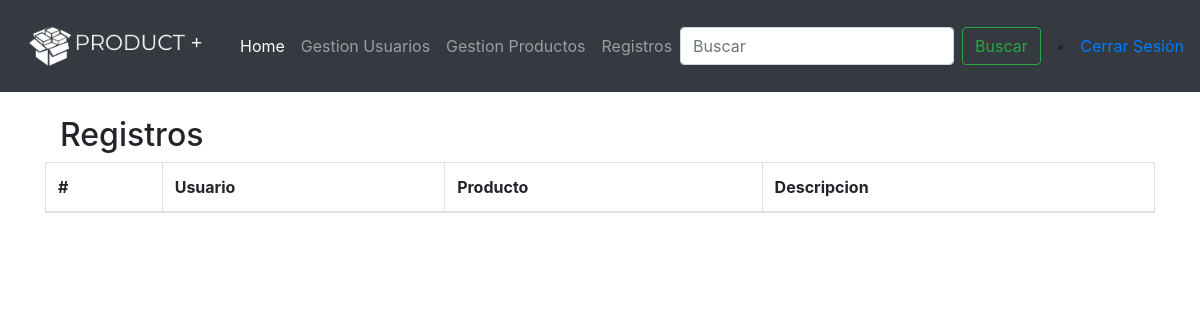
Before: /records (signed in) with the older database file.
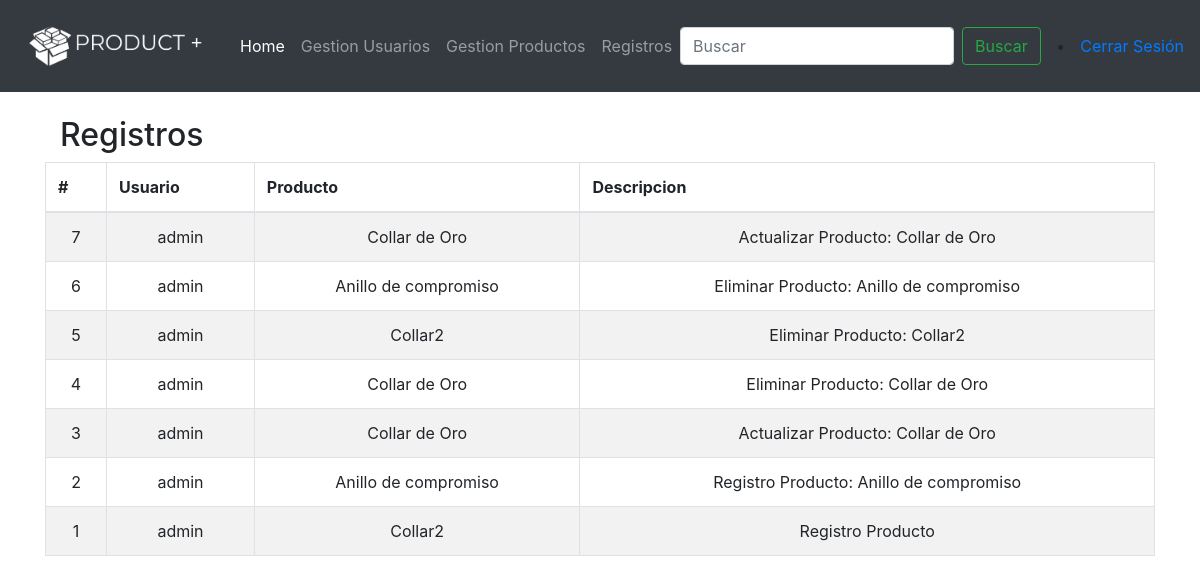
After: the same page with the newer database file.
### app.py (models this page shows, shortened)
class User_Product(db.Model):
    id = db.Column(db.Integer, primary_key=True)
    user_id = db.Column(db.Integer, db.ForeignKey('user.id'),nullable = False)
    product_id = db.Column(db.Integer, db.ForeignKey('product.id'),nullable=False)
    description = db.Column(db.String(50), nullable=False)
    user = db.relationship('User',
        backref=db.backref('user__product', lazy=True))
    product = db.relationship('Product',
        backref=db.backref('user__product', lazy=True))

class User(db.Model):
    id = db.Column(db.Integer, primary_key=True)
    usuario = db.Column(db.String(25), nullable=False)
    nombres = db.Column(db.String(50), nullable=False)
    apellidos = db.Column(db.String(50), nullable=False)
    contrasena = db.Column(db.String(50), nullable=False)
    identificacion = db.Column(db.String(15), nullable=False)
    fechaNacimiento = db.Column(db.DateTime, default=datetime.utcnow)
    email = db.Column(db.String(30), nullable=False)
    direccion = db.Column(db.String(25), nullable=False)
    celular = db.Column(db.String(15), nullable=False)
    tipo = db.Column(db.String, nullable=False)
    estado = db.Column(db.String, nullable=False, default=1)

class Product(db.Model):
    id = db.Column(db.Integer, primary_key=True)
    nombre = db.Column(db.String(200), nullable=False)
    referencia = db.Column(db.String(25), nullable=False)
    marca = db.Column(db.String(50), nullable=False)
    precio = db.Column(db.Integer, nullable =False)
    cantidad = db.Column(db.Integer, nullable=False)
    imagen = db.Column(db.String(50), nullable=False)
    date_created = db.Column(db.DateTime, default=datetime.utcnow)
    estado = db.Column(db.String, nullable=False)

### app.py (the view)
@app.route('/records')
@login_required
@admin_required
def records():
    records = User_Product.query.join(User).join(Product).order_by(User_Product.id.desc()).all()
    return render_template('gestionRegistros.html',records=records)

### app.py (called while the page is built)
def login_required(view):
    @functools.wraps( view )
    def wrapped_view(**kwargs):
        if g.user is None:
            return redirect( url_for( 'index' ) )
        return view( **kwargs )
    return wrapped_view

def admin_required(view):
    @functools.wraps( view )
    def wrapped_view(**kwargs):
        if g.user.tipo != "1":
            return redirect( url_for( 'home' ) )
        return view( **kwargs )
    return wrapped_view

@app.before_request
def load_logged_in_user():
    user_id = session.get( 'user_id' )
    if user_id is None:
        g.user = None
    else:
        user = User.query.filter_by(id = user_id).first()
        g.user = user

### templates/gestionRegistros.html
{% extends 'base.html' %} {% block content %}
<div class="container">
    <br>
    <div class="col-md-8">
        <h2>Registros</h2>
    </div>
    <table class="table table-striped table-bordered">
        <thead>
            <tr>
                <th scope="col">#</th>
                <th scope="col">Usuario</th>
                <th scope="col">Producto</th>
                <th scope="col">Descripcion</th>
            </tr>
        </thead>
        <tbody>
            {% for record in records%}
            <tr>
                <td>{{ record.id }}</td>
                <td>{{ record.user.nombres}}</td>
                <td>{{record.product.nombre }}</td>
                <td>{{ record.description}}</td>
            </tr>
            {% endfor %}
        </tbody>
    </table>
</div>
{% endblock %}

Changed rows visible on the page:
added User_Product: id "7", user.nombres "admin", product.nombre "Collar de Oro", description "Actualizar Producto: Collar de Oro"
added User_Product: id "6", user.nombres "admin", product.nombre "Anillo de compromiso", description "Eliminar Producto: Anillo de compromiso"
added User_Product: id "5", user.nombres "admin", product.nombre "Collar2", description "Eliminar Producto: Collar2"
added User_Product: id "4", user.nombres "admin", product.nombre "Collar de Oro", description "Eliminar Producto: Collar de Oro"
added User_Product: id "3", user.nombres "admin", product.nombre "Collar de Oro", description "Actualizar Producto: Collar de Oro"
added User_Product: id "2", user.nombres "admin", product.nombre "Anillo de compromiso", description "Registro Producto: Anillo de compromiso"
added User_Product: id "1", user.nombres "admin", product.nombre "Collar2", description "Registro Producto"
